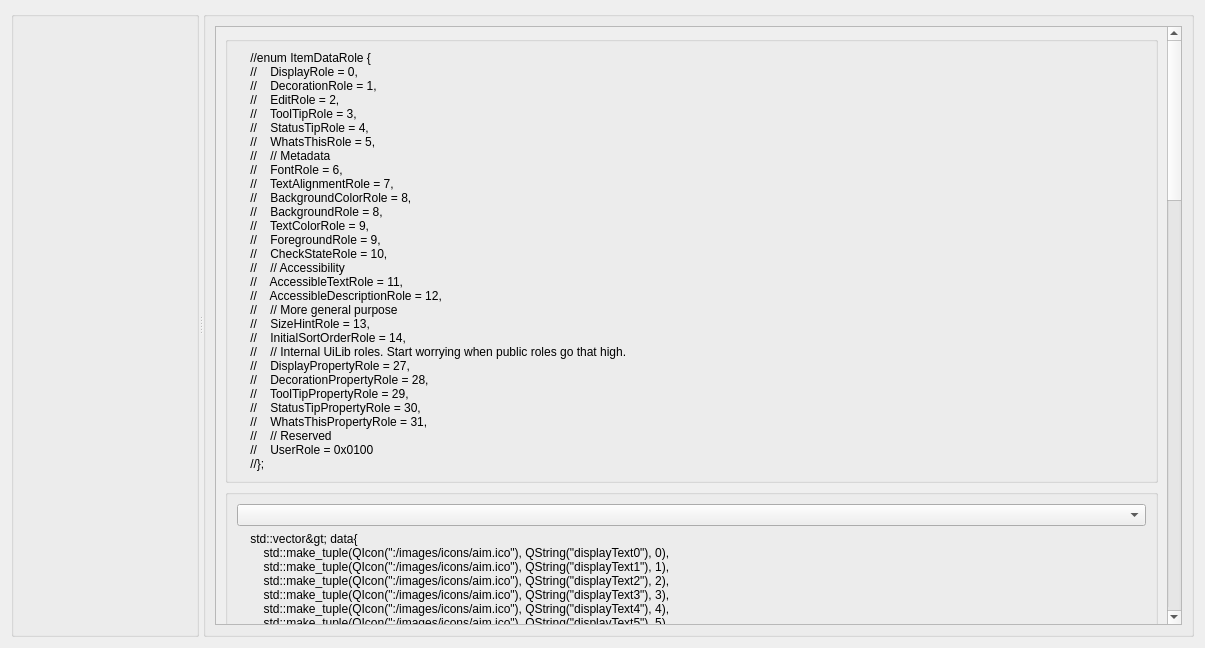
<?xml version="1.0" encoding="UTF-8"?>
<ui version="4.0">
 <class>dlg_qcombobox</class>
 <widget class="QDialog" name="dlg_qcombobox">
  <property name="geometry">
   <rect>
    <x>0</x>
    <y>0</y>
    <width>1205</width>
    <height>648</height>
   </rect>
  </property>
  <property name="windowTitle">
   <string>Dialog</string>
  </property>
  <layout class="QHBoxLayout" name="horizontalLayout">
   <item>
    <widget class="QSplitter" name="splitter">
     <property name="orientation">
      <enum>Qt::Horizontal</enum>
     </property>
     <widget class="QGroupBox" name="groupBox">
      <property name="title">
       <string/>
      </property>
     </widget>
     <widget class="QGroupBox" name="groupBox_2">
      <property name="title">
       <string/>
      </property>
      <layout class="QVBoxLayout" name="verticalLayout_2">
       <item>
        <widget class="QScrollArea" name="scrollArea">
         <property name="widgetResizable">
          <bool>true</bool>
         </property>
         <widget class="QWidget" name="scrollAreaWidgetContents">
          <property name="geometry">
           <rect>
            <x>0</x>
            <y>-1180</y>
            <width>1128</width>
            <height>2091</height>
           </rect>
          </property>
          <layout class="QVBoxLayout" name="verticalLayout_3">
           <item>
            <widget class="QGroupBox" name="groupBox_4">
             <property name="title">
              <string/>
             </property>
             <layout class="QVBoxLayout" name="verticalLayout">
              <item>
               <widget class="QLabel" name="label_2">
                <property name="text">
                 <string>    //enum ItemDataRole {
    //    DisplayRole = 0,
    //    DecorationRole = 1,
    //    EditRole = 2,
    //    ToolTipRole = 3,
    //    StatusTipRole = 4,
    //    WhatsThisRole = 5,
    //    // Metadata
    //    FontRole = 6,
    //    TextAlignmentRole = 7,
    //    BackgroundColorRole = 8,
    //    BackgroundRole = 8,
    //    TextColorRole = 9,
    //    ForegroundRole = 9,
    //    CheckStateRole = 10,
    //    // Accessibility
    //    AccessibleTextRole = 11,
    //    AccessibleDescriptionRole = 12,
    //    // More general purpose
    //    SizeHintRole = 13,
    //    InitialSortOrderRole = 14,
    //    // Internal UiLib roles. Start worrying when public roles go that high.
    //    DisplayPropertyRole = 27,
    //    DecorationPropertyRole = 28,
    //    ToolTipPropertyRole = 29,
    //    StatusTipPropertyRole = 30,
    //    WhatsThisPropertyRole = 31,
    //    // Reserved
    //    UserRole = 0x0100
    //};</string>
                </property>
               </widget>
              </item>
             </layout>
            </widget>
           </item>
           <item>
            <widget class="QGroupBox" name="groupBox_3">
             <property name="title">
              <string/>
             </property>
             <layout class="QGridLayout" name="gridLayout">
              <item row="0" column="0" colspan="3">
               <widget class="QComboBox" name="cbInitQString"/>
              </item>
              <item row="1" column="0" colspan="3">
               <widget class="QLabel" name="label">
                <property name="text">
                 <string>    std::vector&lt;std::tuple&lt;QIcon, QString, int&gt;&gt; data{
        std::make_tuple(QIcon(&quot;:/images/icons/aim.ico&quot;), QString(&quot;displayText0&quot;), 0),
        std::make_tuple(QIcon(&quot;:/images/icons/aim.ico&quot;), QString(&quot;displayText1&quot;), 1),
        std::make_tuple(QIcon(&quot;:/images/icons/aim.ico&quot;), QString(&quot;displayText2&quot;), 2),
        std::make_tuple(QIcon(&quot;:/images/icons/aim.ico&quot;), QString(&quot;displayText3&quot;), 3),
        std::make_tuple(QIcon(&quot;:/images/icons/aim.ico&quot;), QString(&quot;displayText4&quot;), 4),
        std::make_tuple(QIcon(&quot;:/images/icons/aim.ico&quot;), QString(&quot;displayText5&quot;), 5)
    };

    ui-&gt;cbInitQString-&gt;clear();

    for(auto const&amp; elem : data)
    {
        //ui-&gt;cbInitQString-&gt;addItem(std::get&lt;0&gt;(elem), std::get&lt;1&gt;(elem), std::get&lt;2&gt;(elem));
        //icon是std::get&lt;0&gt;(elem)
        //userData是std::get&lt;2&gt;(elem)，对应的是Qt::UserRole
        //icon和userData不是必需的



        ////或者



        ui-&gt;cbInitQString-&gt;addItem(std::get&lt;1&gt;(elem));
        //注意第一次调用时，ui-&gt;cbInitQString-&gt;currentIndex()从-1变为0，之后一直保持0

        int index = ui-&gt;cbInitQString-&gt;count() - 1;
        ui-&gt;cbInitQString-&gt;setItemIcon(index, std::get&lt;0&gt;(elem));
        ui-&gt;cbInitQString-&gt;setItemData(index, std::get&lt;2&gt;(elem), Qt::UserRole);
    }

    //因为两个成员函数信号名一样，所以以这种方式调用需要转函数类型
    //成员函数类型为void(QComboBox::*)(int)
    connect(ui-&gt;cbInitQString, static_cast&lt;void(QComboBox::*)(int)&gt;(&amp;QComboBox::currentIndexChanged), [this](int index){

        //int index = ui-&gt;cbInitQString-&gt;currentIndex();
        QString text = ui-&gt;cbInitQString-&gt;currentText();

        //略

    });

    ////或者

    //成员函数类型为void(QComboBox::*)(QString const&amp;)
    connect(ui-&gt;cbInitQString, static_cast&lt;void(QComboBox::*)(QString const&amp;)&gt;(&amp;QComboBox::currentIndexChanged), [this](QString const&amp; text){

        int index = ui-&gt;cbInitQString-&gt;currentIndex();
        //QString text = ui-&gt;cbInitQString-&gt;currentText();

        ui-&gt;leIndex-&gt;setText(QString::number(index));
        ui-&gt;leIcon-&gt;setText(ui-&gt;cbInitQString-&gt;itemIcon(index).name());
        ui-&gt;leText-&gt;setText(ui-&gt;cbInitQString-&gt;itemText(index));
        ui-&gt;leUserData-&gt;setText(ui-&gt;cbInitQString-&gt;itemData(index).toString());

    });</string>
                </property>
               </widget>
              </item>
              <item row="2" column="0" colspan="3">
               <widget class="QPushButton" name="pbComboBoxInitQString">
                <property name="text">
                 <string>使用一组图标、显示文本和若干自定义数据初始化QComboBox</string>
                </property>
               </widget>
              </item>
              <item row="3" column="0" rowspan="2" colspan="2">
               <widget class="QLabel" name="label_3">
                <property name="text">
                 <string>index</string>
                </property>
               </widget>
              </item>
              <item row="4" column="1" colspan="2">
               <widget class="QLineEdit" name="leIndex">
                <property name="text">
                 <string>-1</string>
                </property>
               </widget>
              </item>
              <item row="5" column="0">
               <widget class="QLabel" name="label_4">
                <property name="text">
                 <string>icon</string>
                </property>
               </widget>
              </item>
              <item row="5" column="1" colspan="2">
               <widget class="QLineEdit" name="leIcon"/>
              </item>
              <item row="6" column="0">
               <widget class="QLabel" name="label_5">
                <property name="text">
                 <string>text</string>
                </property>
               </widget>
              </item>
              <item row="6" column="1" colspan="2">
               <widget class="QLineEdit" name="leText"/>
              </item>
              <item row="7" column="0">
               <widget class="QLabel" name="label_6">
                <property name="text">
                 <string>userData</string>
                </property>
               </widget>
              </item>
              <item row="7" column="2">
               <widget class="QLineEdit" name="leUserData"/>
              </item>
             </layout>
            </widget>
           </item>
           <item>
            <widget class="QGroupBox" name="groupBox_5">
             <property name="title">
              <string/>
             </property>
             <layout class="QGridLayout" name="gridLayout_2">
              <item row="0" column="0">
               <widget class="QComboBox" name="cbBlockSignal"/>
              </item>
              <item row="1" column="0">
               <widget class="QLabel" name="label_8">
                <property name="text">
                 <string>    //第二次调用本函数时，因为下面的程序代码clear，导致触发QComboBox::currentIndexChanged信号，所以做好加上blockSignal

    ui-&gt;cbBlockSignal-&gt;blockSignals(true);
    ui-&gt;cbBlockSignal-&gt;clear();
    ui-&gt;cbBlockSignal-&gt;addItem(&quot;t1&quot;);
    ui-&gt;cbBlockSignal-&gt;addItem(&quot;t2&quot;);
    ui-&gt;cbBlockSignal-&gt;addItem(&quot;t3&quot;);
    ui-&gt;cbBlockSignal-&gt;blockSignals(false);

    connect(ui-&gt;cbBlockSignal, static_cast&lt;void(QComboBox::*)(QString const&amp;)&gt;(&amp;QComboBox::currentIndexChanged), [this](QString const&amp; text){

        QMessageBox::warning(this, QString::fromStdWString(boost::locale::conv::to_utf&lt;wchar_t&gt;(&quot;注意&quot;, &quot;gbk&quot;)),
                                   QString::fromStdWString(boost::locale::conv::to_utf&lt;wchar_t&gt;(&quot;ui-&gt;cbBlockSignal触发QComboBox::currentIndexChanged信号&quot;, &quot;gbk&quot;)), QMessageBox::Ok);

    });</string>
                </property>
               </widget>
              </item>
              <item row="2" column="0">
               <widget class="QPushButton" name="pbBlockSignalInit">
                <property name="text">
                 <string>初始化</string>
                </property>
               </widget>
              </item>
              <item row="3" column="0">
               <widget class="QLabel" name="label_7">
                <property name="text">
                 <string>    int count = ui-&gt;cbBlockSignal-&gt;count();
    int index = ui-&gt;cbBlockSignal-&gt;currentIndex();
    if(++index &gt; (count - 1))
    {
        index = 0;
    }
    ui-&gt;cbBlockSignal-&gt;setCurrentIndex(index);</string>
                </property>
               </widget>
              </item>
              <item row="4" column="0">
               <widget class="QPushButton" name="pbBlockSignalFalse">
                <property name="text">
                 <string>默认通过程序代码，会导致QComboBox对象触发QComboBox::currentIndexChanged消息</string>
                </property>
               </widget>
              </item>
              <item row="5" column="0">
               <widget class="QLabel" name="label_9">
                <property name="text">
                 <string>    int count = ui-&gt;cbBlockSignal-&gt;count();
    int index = ui-&gt;cbBlockSignal-&gt;currentIndex();
    if(++index &gt; (count - 1))
    {
        index = 0;
    }
    ui-&gt;cbBlockSignal-&gt;blockSignals(true);
    ui-&gt;cbBlockSignal-&gt;setCurrentIndex(index);
    ui-&gt;cbBlockSignal-&gt;blockSignals(false);</string>
                </property>
               </widget>
              </item>
              <item row="6" column="0">
               <widget class="QPushButton" name="pbBlockSignalTrue">
                <property name="text">
                 <string>利用QComboBox::blockSignal(true)，避免通过程序代码导致QComboBox对象触发QComboBox::currentIndexChanged消息</string>
                </property>
               </widget>
              </item>
             </layout>
            </widget>
           </item>
           <item>
            <spacer name="verticalSpacer">
             <property name="orientation">
              <enum>Qt::Vertical</enum>
             </property>
             <property name="sizeHint" stdset="0">
              <size>
               <width>20</width>
               <height>258</height>
              </size>
             </property>
            </spacer>
           </item>
          </layout>
         </widget>
        </widget>
       </item>
      </layout>
     </widget>
    </widget>
   </item>
  </layout>
 </widget>
 <resources/>
 <connections/>
</ui>
